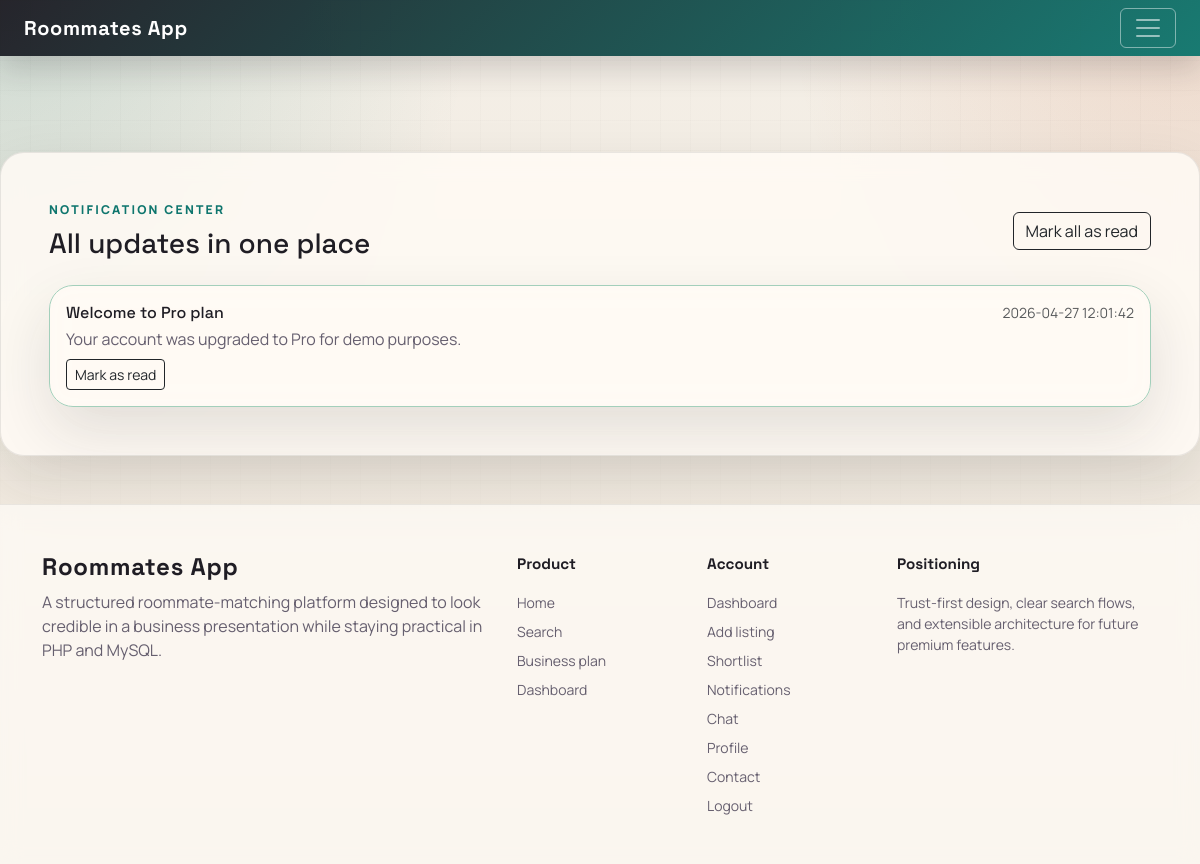
/notifications.php (signed in), run on the app's committed database.
### tables this page shows
CREATE TABLE IF NOT EXISTS notifications (
    id INT AUTO_INCREMENT PRIMARY KEY,
    user_id INT NOT NULL,
    title VARCHAR(150) NOT NULL,
    body TEXT NOT NULL,
    is_read TINYINT(1) NOT NULL DEFAULT 0,
    created_at TIMESTAMP DEFAULT CURRENT_TIMESTAMP,
    CONSTRAINT fk_notifications_user FOREIGN KEY (user_id) REFERENCES users(id) ON DELETE CASCADE
);

### php/functions.php (called while the page is built, shortened)
<?php
function e(string $value): string
{
    return htmlspecialchars($value, ENT_QUOTES, 'UTF-8');
}

### notifications.php (the view, shortened to what this page needs)
<?php
require_once __DIR__ . '/php/functions.php';
$stmt = $pdo->prepare('SELECT id, title, body, is_read, created_at FROM notifications WHERE user_id = ? ORDER BY created_at DESC');
$stmt->execute([current_user_id()]);
$notifications = $stmt->fetchAll();
require_once __DIR__ . '/partials/header.php';
?>
<section class="surface-card p-4 p-lg-5">
  <div class="d-flex justify-content-between align-items-center flex-wrap gap-2 mb-4">
    <div>
      <div class="section-kicker mb-2">Notification center</div>
      <h1 class="h3 mb-0">All updates in one place</h1>
    </div>
    <form method="post" action="php/mark_all_notifications_read.php" class="m-0">
      <button type="submit" class="btn btn-outline-dark">Mark all as read</button>
    </form>
  </div>
  <div class="d-grid gap-3">
    <?php foreach ($notifications as $notification): ?>
      <article class="feature-card p-3 <?= (int)$notification['is_read'] === 0 ? 'border border-success-subtle' : '' ?>">
        <div class="d-flex justify-content-between align-items-center gap-2 mb-1">
          <h2 class="h6 mb-0"><?= e((string)$notification['title']) ?></h2>
          <span class="small text-muted"><?= e((string)$notification['created_at']) ?></span>
        </div>
        <p class="copy-muted mb-2"><?= e((string)$notification['body']) ?></p>
        <?php if ((int)$notification['is_read'] === 0): ?>
          <form method="post" action="php/mark_notification_read.php" class="m-0">
            <button type="submit" class="btn btn-sm btn-outline-dark">Mark as read</button>
          </form>
        <?php endif; ?>
      </article>
    <?php endforeach; ?>
  </div>
</section>
<?php require_once __DIR__ . '/partials/footer.php'; ?>

### assets/css/styles.css (style rules this page uses)
:root { --bg: #f4efe7; --bg-alt: #efe6da; --surface: rgba(255, 251, 245, 0.86); --surface-strong: #fffdf8; --ink: #1f1d24; --muted: #665f6f; --accent: #0f766e; --accent-2: #c2410c; --accent-3: #7c3aed; --border: rgba(31, 29, 36, 0.09); --shadow: 0 24px 60px rgba(31, 29, 36, 0.12); }
html, body { min-height: 100%; }
body { font-family: 'Manrope', sans-serif; color: var(--ink); background: radial-gradient(circle at top left, rgba(15, 118, 110, 0.16), transparent 32%), radial-gradient(circle at top right, rgba(194, 65, 12, 0.12), transparent 28%), linear-gradient(180deg, var(--bg) 0%, var(--bg-alt) 100%); }
body::before { content: ''; position: fixed; inset: 0; pointer-events: none; background-image: linear-gradient(rgba(31, 29, 36, 0.025) 1px, transparent 1px), linear-gradient(90deg, rgba(31, 29, 36, 0.025) 1px, transparent 1px); background-size: 30px 30px; mask-image: linear-gradient(180deg, rgba(0, 0, 0, 0.8), transparent 88%); z-index: -1; }
h1, h2, h3, h4, .brand-mark, .display-font { font-family: 'Space Grotesk', sans-serif; }
.surface-card, .hero-panel, .metric-card, .listing-card, .feature-card, .contact-card { background: var(--surface); backdrop-filter: blur(12px); border: 1px solid var(--border); border-radius: 24px; box-shadow: var(--shadow); }
.section-kicker { text-transform: uppercase; letter-spacing: 0.18em; font-size: 0.76rem; color: var(--accent); font-weight: 800; }
.listing-card, .feature-card, .contact-card { transition: transform 180ms ease, box-shadow 180ms ease; }
.copy-muted { color: var(--muted); }
@media (prefers-reduced-motion: no-preference) { .hero-panel, .surface-card, .metric-card, .listing-card, .feature-card, .contact-card { animation: fadeRise 420ms ease both; } }

### data on the page
notifications: title "Welcome to Pro plan", created_at "2026-04-27 12:01:42", body "Your account was upgraded to Pro for demo purposes."
